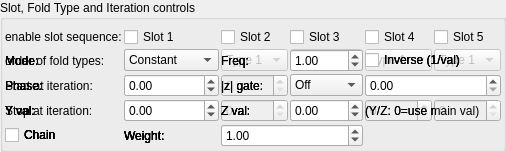
    <widget class="QGroupBox" name="groupBox_3">
     <property name="title">
      <string>Slot, Fold Type and Iteration controls</string>
     </property>
     <layout class="QVBoxLayout" name="verticalLayout_6">
      <property name="leftMargin">
       <number>2</number>
      </property>
      <property name="topMargin">
       <number>2</number>
      </property>
      <property name="rightMargin">
       <number>2</number>
      </property>
      <property name="bottomMargin">
       <number>2</number>
      </property>
      <item>
       <layout class="QGridLayout" name="gridLayout_75">
        <property name="topMargin">
         <number>5</number>
        </property>
        <property name="spacing">
         <number>2</number>
        </property>
        <item row="3" column="2">
         <widget class="MySpinBox" name="spinboxInt_transf_stop_iterations_B">
          <property name="enabled">
           <bool>false</bool>
          </property>
          <property name="sizePolicy">
           <sizepolicy hsizetype="Minimum" vsizetype="Maximum">
            <horstretch>0</horstretch>
            <verstretch>0</verstretch>
           </sizepolicy>
          </property>
          <property name="maximum">
           <number>250</number>
          </property>
         </widget>
        </item>
      <item row="1" column="0">
       <widget class="QLabel"><property name="text"><string>Mode:</string></property></widget>
      </item>
      <item row="1" column="1">
       <widget class="MyComboBox" name="comboBox_transf_multiplier_value_mode_1">
        <item><property name="text"><string notr="true">Constant</string></property></item>
        <item><property name="text"><string notr="true">Sine</string></property></item>
        <item><property name="text"><string notr="true">Ramp</string></property></item>
        <item><property name="text"><string notr="true">Exponential</string></property></item>
        <item><property name="text"><string notr="true">Triangle</string></property></item>
        <item><property name="text"><string notr="true">Square</string></property></item>
        <item><property name="text"><string notr="true">Smoothstep</string></property></item>
        <item><property name="text"><string notr="true">Noise</string></property></item>
        <item><property name="text"><string notr="true">Ping-pong</string></property></item>
        <item><property name="text"><string notr="true">Stepped</string></property></item>
       </widget>
      </item>
      <item row="1" column="2">
       <widget class="QLabel"><property name="text"><string>Freq:</string></property></widget>
      </item>
      <item row="1" column="3">
       <widget class="MyDoubleSpinBox" name="spinbox_transf_multiplier_frequency_1">
        <property name="minimum"><double>0.01</double></property><property name="maximum"><double>100.0</double></property>
        <property name="singleStep"><double>0.1</double></property><property name="value"><double>1.0</double></property>
       </widget>
      </item>
      <item row="1" column="4" colspan="2">
       <widget class="MyCheckBox" name="checkBox_transf_multiplier_inverse_1">
        <property name="text"><string>Inverse (1/val)</string></property>
       </widget>
      </item>
      <item row="2" column="0">
       <widget class="QLabel"><property name="text"><string>Phase:</string></property></widget>
      </item>
      <item row="2" column="1">
       <widget class="MyDoubleSpinBox" name="spinbox_transf_multiplier_phase_1">
        <property name="minimum"><double>-10.0</double></property><property name="maximum"><double>10.0</double></property>
        <property name="singleStep"><double>0.1</double></property><property name="value"><double>0.0</double></property>
       </widget>
      </item>
      <item row="2" column="2">
       <widget class="QLabel"><property name="text"><string>|z| gate:</string></property></widget>
      </item>
      <item row="2" column="3">
       <widget class="MyComboBox" name="comboBox_transf_multiplier_threshold_mode_1">
        <item><property name="text"><string notr="true">Off</string></property></item>
        <item><property name="text"><string notr="true">&gt; thresh</string></property></item>
        <item><property name="text"><string notr="true">&lt; thresh</string></property></item>
       </widget>
      </item>
      <item row="2" column="4" colspan="2">
       <widget class="MyDoubleSpinBox" name="spinbox_transf_multiplier_threshold_1">
        <property name="minimum"><double>0.0</double></property><property name="maximum"><double>1000.0</double></property>
        <property name="singleStep"><double>0.1</double></property><property name="value"><double>0.0</double></property>
       </widget>
      </item>
      <item row="3" column="0">
       <widget class="QLabel"><property name="text"><string>Y val:</string></property></widget>
      </item>
      <item row="3" column="1">
       <widget class="MyDoubleSpinBox" name="spinbox_transf_multiplier_scale_y_1">
        <property name="minimum"><double>-100.0</double></property><property name="maximum"><double>100.0</double></property>
        <property name="singleStep"><double>0.01</double></property><property name="value"><double>0.0</double></property>
       </widget>
      </item>
      <item row="3" column="2">
       <widget class="QLabel"><property name="text"><string>Z val:</string></property></widget>
      </item>
      <item row="3" column="3">
       <widget class="MyDoubleSpinBox" name="spinbox_transf_multiplier_scale_z_1">
        <property name="minimum"><double>-100.0</double></property><property name="maximum"><double>100.0</double></property>
        <property name="singleStep"><double>0.01</double></property><property name="value"><double>0.0</double></property>
       </widget>
      </item>
      <item row="3" column="4" colspan="2">
       <widget class="QLabel"><property name="text"><string notr="true">(Y/Z: 0=use main val)</string></property></widget>
      </item>
      <item row="4" column="0">
       <widget class="MyCheckBox" name="checkBox_transf_multiplier_chain_5">
        <property name="text"><string>Chain</string></property>
       </widget>
      </item>
      <item row="4" column="1">
       <widget class="QLabel"><property name="text"><string>Weight:</string></property></widget>
      </item>
      <item row="4" column="2" colspan="2">
       <widget class="MyDoubleSpinBox" name="spinbox_transf_multiplier_weight_5">
        <property name="minimum"><double>0.0</double></property><property name="maximum"><double>10.0</double></property>
        <property name="singleStep"><double>0.1</double></property><property name="value"><double>1.0</double></property>
       </widget>
      </item>
      <item row="4" column="0">
       <widget class="MyCheckBox" name="checkBox_transf_multiplier_chain_4">
        <property name="text"><string>Chain</string></property>
       </widget>
      </item>
      <item row="4" column="1">
       <widget class="QLabel"><property name="text"><string>Weight:</string></property></widget>
      </item>
      <item row="4" column="2" colspan="2">
       <widget class="MyDoubleSpinBox" name="spinbox_transf_multiplier_weight_4">
        <property name="minimum"><double>0.0</double></property><property name="maximum"><double>10.0</double></property>
        <property name="singleStep"><double>0.1</double></property><property name="value"><double>1.0</double></property>
       </widget>
      </item>
      <item row="4" column="0">
       <widget class="MyCheckBox" name="checkBox_transf_multiplier_chain_3">
        <property name="text"><string>Chain</string></property>
       </widget>
      </item>
      <item row="4" column="1">
       <widget class="QLabel"><property name="text"><string>Weight:</string></property></widget>
      </item>
      <item row="4" column="2" colspan="2">
       <widget class="MyDoubleSpinBox" name="spinbox_transf_multiplier_weight_3">
        <property name="minimum"><double>0.0</double></property><property name="maximum"><double>10.0</double></property>
        <property name="singleStep"><double>0.1</double></property><property name="value"><double>1.0</double></property>
       </widget>
      </item>
      <item row="4" column="0">
       <widget class="MyCheckBox" name="checkBox_transf_multiplier_chain_2">
        <property name="text"><string>Chain</string></property>
       </widget>
      </item>
      <item row="4" column="1">
       <widget class="QLabel"><property name="text"><string>Weight:</string></property></widget>
      </item>
      <item row="4" column="2" colspan="2">
       <widget class="MyDoubleSpinBox" name="spinbox_transf_multiplier_weight_2">
        <property name="minimum"><double>0.0</double></property><property name="maximum"><double>10.0</double></property>
        <property name="singleStep"><double>0.1</double></property><property name="value"><double>1.0</double></property>
       </widget>
      </item>
      <item row="4" column="0">
       <widget class="MyCheckBox" name="checkBox_transf_multiplier_chain_1">
        <property name="text"><string>Chain</string></property>
       </widget>
      </item>
      <item row="4" column="1">
       <widget class="QLabel"><property name="text"><string>Weight:</string></property></widget>
      </item>
      <item row="4" column="2" colspan="2">
       <widget class="MyDoubleSpinBox" name="spinbox_transf_multiplier_weight_1">
        <property name="minimum"><double>0.0</double></property><property name="maximum"><double>10.0</double></property>
        <property name="singleStep"><double>0.1</double></property><property name="value"><double>1.0</double></property>
       </widget>
      </item>
        <item row="1" column="3">
         <widget class="MyComboBox" name="comboBox_surfFolds_order_of_folds_3">
          <property name="enabled">
           <bool>false</bool>
          </property>
          <item>
           <property name="text">
            <string>Type 1</string>
           </property>
          </item>
          <item>
           <property name="text">
            <string>Type 2</string>
           </property>
          </item>
          <item>
           <property name="text">
            <string>Type 3</string>
           </property>
          </item>
          <item>
           <property name="text">
            <string>Type 4</string>
           </property>
          </item>
          <item>
           <property name="text">
            <string>Type 5</string>
           </property>
          </item>
         </widget>
        </item>
        <item row="1" column="5">
         <widget class="MyComboBox" name="comboBox_surfFolds_order_of_folds_5">
          <property name="enabled">
           <bool>false</bool>
          </property>
          <item>
           <property name="text">
            <string>Type 1</string>
           </property>
          </item>
          <item>
           <property name="text">
            <string>Type 2</string>
           </property>
          </item>
          <item>
           <property name="text">
            <string>Type 3</string>
           </property>
          </item>
          <item>
           <property name="text">
            <string>Type 4</string>
           </property>
          </item>
          <item>
           <property name="text">
            <string>Type 5</string>
           </property>
          </item>
         </widget>
        </item>
        <item row="1" column="4">
         <widget class="MyComboBox" name="comboBox_surfFolds_order_of_folds_4">
          <property name="enabled">
           <bool>false</bool>
          </property>
          <item>
           <property name="text">
            <string>Type 1</string>
           </property>
          </item>
          <item>
           <property name="text">
            <string>Type 2</string>
           </property>
          </item>
          <item>
           <property name="text">
            <string>Type 3</string>
           </property>
          </item>
          <item>
           <property name="text">
            <string>Type 4</string>
           </property>
          </item>
          <item>
           <property name="text">
            <string>Type 5</string>
           </property>
          </item>
         </widget>
        </item>
        <item row="1" column="2">
         <widget class="MyComboBox" name="comboBox_surfFolds_order_of_folds_2">
          <property name="enabled">
           <bool>false</bool>
          </property>
          <item>
           <property name="text">
            <string>Type 1</string>
           </property>
          </item>
          <item>
           <property name="text">
            <string>Type 2</string>
           </property>
          </item>
          <item>
           <property name="text">
            <string>Type 3</string>
           </property>
          </item>
          <item>
           <property name="text">
            <string>Type 4</string>
           </property>
          </item>
          <item>
           <property name="text">
            <string>Type 5</string>
           </property>
          </item>
         </widget>
        </item>
        <item row="0" column="4">
         <widget class="MyCheckBox" name="checkBox_transf_function_enabledBx_false">
          <property name="text">
           <string>Slot 4</string>
          </property>
         </widget>
        </item>
        <item row="1" column="0">
         <widget class="QLabel" name="label_10">
          <property name="text">
           <string>order of fold types:</string>
          </property>
         </widget>
        </item>
        <item row="1" column="1">
         <widget class="MyComboBox" name="comboBox_surfFolds_order_of_folds_1">
          <property name="enabled">
           <bool>false</bool>
          </property>
          <item>
           <property name="text">
            <string>Type 1</string>
           </property>
          </item>
          <item>
           <property name="text">
            <string>Type 2</string>
           </property>
          </item>
          <item>
           <property name="text">
            <string>Type 3</string>
           </property>
          </item>
          <item>
           <property name="text">
            <string>Type 4</string>
           </property>
          </item>
          <item>
           <property name="text">
            <string>Type 5</string>
           </property>
          </item>
         </widget>
        </item>
        <item row="0" column="3">
         <widget class="MyCheckBox" name="checkBox_transf_function_enabledAz_false">
          <property name="text">
           <string>Slot 3</string>
          </property>
         </widget>
        </item>
        <item row="0" column="5">
         <widget class="MyCheckBox" name="checkBox_transf_function_enabledBy_false">
          <property name="text">
           <string>Slot 5</string>
          </property>
         </widget>
        </item>
        <item row="0" column="2">
         <widget class="MyCheckBox" name="checkBox_transf_function_enabledAy_false">
          <property name="text">
           <string>Slot 2</string>
          </property>
         </widget>
        </item>
        <item row="2" column="1">
         <widget class="MySpinBox" name="spinboxInt_transf_start_iterations_A">
          <property name="enabled">
           <bool>false</bool>
          </property>
          <property name="sizePolicy">
           <sizepolicy hsizetype="Minimum" vsizetype="Maximum">
            <horstretch>0</horstretch>
            <verstretch>0</verstretch>
           </sizepolicy>
          </property>
          <property name="maximum">
           <number>250</number>
          </property>
         </widget>
        </item>
        <item row="3" column="0">
         <widget class="QLabel" name="label_14">
          <property name="text">
           <string>Stop at iteration:</string>
          </property>
         </widget>
        </item>
        <item row="2" column="2">
         <widget class="MySpinBox" name="spinboxInt_transf_start_iterations_B">
          <property name="enabled">
           <bool>false</bool>
          </property>
          <property name="sizePolicy">
           <sizepolicy hsizetype="Minimum" vsizetype="Maximum">
            <horstretch>0</horstretch>
            <verstretch>0</verstretch>
           </sizepolicy>
          </property>
          <property name="maximum">
           <number>250</number>
          </property>
         </widget>
        </item>
        <item row="2" column="3">
         <widget class="MySpinBox" name="spinboxInt_transf_start_iterations_C">
          <property name="enabled">
           <bool>false</bool>
          </property>
          <property name="sizePolicy">
           <sizepolicy hsizetype="Minimum" vsizetype="Maximum">
            <horstretch>0</horstretch>
            <verstretch>0</verstretch>
           </sizepolicy>
          </property>
          <property name="maximum">
           <number>250</number>
          </property>
         </widget>
        </item>
        <item row="3" column="1">
         <widget class="MySpinBox" name="spinboxInt_transf_stop_iterations_A">
          <property name="enabled">
           <bool>false</bool>
          </property>
          <property name="sizePolicy">
           <sizepolicy hsizetype="Minimum" vsizetype="Maximum">
            <horstretch>0</horstretch>
            <verstretch>0</verstretch>
           </sizepolicy>
          </property>
          <property name="maximum">
           <number>250</number>
          </property>
         </widget>
        </item>
        <item row="2" column="4">
         <widget class="MySpinBox" name="spinboxInt_transf_start_iterations_D">
          <property name="enabled">
           <bool>false</bool>
          </property>
          <property name="sizePolicy">
           <sizepolicy hsizetype="Minimum" vsizetype="Maximum">
            <horstretch>0</horstretch>
            <verstretch>0</verstretch>
           </sizepolicy>
          </property>
          <property name="maximum">
           <number>250</number>
          </property>
         </widget>
        </item>
        <item row="2" column="5">
         <widget class="MySpinBox" name="spinboxInt_transf_start_iterations_E">
          <property name="enabled">
           <bool>false</bool>
          </property>
          <property name="sizePolicy">
           <sizepolicy hsizetype="Minimum" vsizetype="Maximum">
            <horstretch>0</horstretch>
            <verstretch>0</verstretch>
           </sizepolicy>
          </property>
          <property name="maximum">
           <number>250</number>
          </property>
         </widget>
        </item>
        <item row="3" column="3">
         <widget class="MySpinBox" name="spinboxInt_transf_stop_iterations_C">
          <property name="enabled">
           <bool>false</bool>
          </property>
          <property name="sizePolicy">
           <sizepolicy hsizetype="Minimum" vsizetype="Maximum">
            <horstretch>0</horstretch>
            <verstretch>0</verstretch>
           </sizepolicy>
          </property>
          <property name="maximum">
           <number>250</number>
          </property>
         </widget>
        </item>
      <item row="1" column="0">
       <widget class="QLabel"><property name="text"><string>Mode:</string></property></widget>
      </item>
      <item row="1" column="1">
       <widget class="MyComboBox" name="comboBox_transf_multiplier_value_mode_2">
        <item><property name="text"><string notr="true">Constant</string></property></item>
        <item><property name="text"><string notr="true">Sine</string></property></item>
        <item><property name="text"><string notr="true">Ramp</string></property></item>
        <item><property name="text"><string notr="true">Exponential</string></property></item>
        <item><property name="text"><string notr="true">Triangle</string></property></item>
        <item><property name="text"><string notr="true">Square</string></property></item>
        <item><property name="text"><string notr="true">Smoothstep</string></property></item>
        <item><property name="text"><string notr="true">Noise</string></property></item>
        <item><property name="text"><string notr="true">Ping-pong</string></property></item>
        <item><property name="text"><string notr="true">Stepped</string></property></item>
       </widget>
      </item>
      <item row="1" column="2">
       <widget class="QLabel"><property name="text"><string>Freq:</string></property></widget>
      </item>
      <item row="1" column="3">
       <widget class="MyDoubleSpinBox" name="spinbox_transf_multiplier_frequency_2">
        <property name="minimum"><double>0.01</double></property><property name="maximum"><double>100.0</double></property>
        <property name="singleStep"><double>0.1</double></property><property name="value"><double>1.0</double></property>
       </widget>
      </item>
      <item row="1" column="4" colspan="2">
       <widget class="MyCheckBox" name="checkBox_transf_multiplier_inverse_2">
        <property name="text"><string>Inverse (1/val)</string></property>
       </widget>
      </item>
      <item row="2" column="0">
       <widget class="QLabel"><property name="text"><string>Phase:</string></property></widget>
      </item>
      <item row="2" column="1">
       <widget class="MyDoubleSpinBox" name="spinbox_transf_multiplier_phase_2">
        <property name="minimum"><double>-10.0</double></property><property name="maximum"><double>10.0</double></property>
        <property name="singleStep"><double>0.1</double></property><property name="value"><double>0.0</double></property>
       </widget>
      </item>
      <item row="2" column="2">
       <widget class="QLabel"><property name="text"><string>|z| gate:</string></property></widget>
      </item>
      <item row="2" column="3">
       <widget class="MyComboBox" name="comboBox_transf_multiplier_threshold_mode_2">
        <item><property name="text"><string notr="true">Off</string></property></item>
        <item><property name="text"><string notr="true">&gt; thresh</string></property></item>
        <item><property name="text"><string notr="true">&lt; thresh</string></property></item>
       </widget>
      </item>
      <item row="2" column="4" colspan="2">
       <widget class="MyDoubleSpinBox" name="spinbox_transf_multiplier_threshold_2">
        <property name="minimum"><double>0.0</double></property><property name="maximum"><double>1000.0</double></property>
        <property name="singleStep"><double>0.1</double></property><property name="value"><double>0.0</double></property>
       </widget>
      </item>
      <item row="3" column="0">
       <widget class="QLabel"><property name="text"><string>Y val:</string></property></widget>
      </item>
      <item row="3" column="1">
       <widget class="MyDoubleSpinBox" name="spinbox_transf_multiplier_scale_y_2">
        <property name="minimum"><double>-100.0</double></property><property name="maximum"><double>100.0</double></property>
        <property name="singleStep"><double>0.01</double></property><property name="value"><double>0.0</double></property>
       </widget>
      </item>
      <item row="3" column="2">
       <widget class="QLabel"><property name="text"><string>Z val:</string></property></widget>
      </item>
      <item row="3" column="3">
       <widget class="MyDoubleSpinBox" name="spinbox_transf_multiplier_scale_z_2">
        <property name="minimum"><double>-100.0</double></property><property name="maximum"><double>100.0</double></property>
        <property name="singleStep"><double>0.01</double></property><property name="value"><double>0.0</double></property>
       </widget>
      </item>
      <item row="3" column="4" colspan="2">
       <widget class="QLabel"><property name="text"><string notr="true">(Y/Z: 0=use main val)</string></property></widget>
      </item>
        <item row="3" column="4">
         <widget class="MySpinBox" name="spinboxInt_transf_stop_iterations_D">
          <property name="enabled">
           <bool>false</bool>
          </property>
          <property name="sizePolicy">
           <sizepolicy hsizetype="Minimum" vsizetype="Maximum">
            <horstretch>0</horstretch>
            <verstretch>0</verstretch>
           </sizepolicy>
          </property>
          <property name="maximum">
           <number>250</number>
          </property>
         </widget>
        </item>
      <item row="1" column="0">
       <widget class="QLabel"><property name="text"><string>Mode:</string></property></widget>
      </item>
      <item row="1" column="1">
       <widget class="MyComboBox" name="comboBox_transf_multiplier_value_mode_3">
        <item><property name="text"><string notr="true">Constant</string></property></item>
        <item><property name="text"><string notr="true">Sine</string></property></item>
        <item><property name="text"><string notr="true">Ramp</string></property></item>
        <item><property name="text"><string notr="true">Exponential</string></property></item>
        <item><property name="text"><string notr="true">Triangle</string></property></item>
        <item><property name="text"><string notr="true">Square</string></property></item>
        <item><property name="text"><string notr="true">Smoothstep</string></property></item>
        <item><property name="text"><string notr="true">Noise</string></property></item>
        <item><property name="text"><string notr="true">Ping-pong</string></property></item>
        <item><property name="text"><string notr="true">Stepped</string></property></item>
       </widget>
      </item>
      <item row="1" column="2">
       <widget class="QLabel"><property name="text"><string>Freq:</string></property></widget>
      </item>
      <item row="1" column="3">
       <widget class="MyDoubleSpinBox" name="spinbox_transf_multiplier_frequency_3">
        <property name="minimum"><double>0.01</double></property><property name="maximum"><double>100.0</double></property>
        <property name="singleStep"><double>0.1</double></property><property name="value"><double>1.0</double></property>
       </widget>
      </item>
      <item row="1" column="4" colspan="2">
       <widget class="MyCheckBox" name="checkBox_transf_multiplier_inverse_3">
        <property name="text"><string>Inverse (1/val)</string></property>
       </widget>
      </item>
      <item row="2" column="0">
       <widget class="QLabel"><property name="text"><string>Phase:</string></property></widget>
      </item>
      <item row="2" column="1">
       <widget class="MyDoubleSpinBox" name="spinbox_transf_multiplier_phase_3">
        <property name="minimum"><double>-10.0</double></property><property name="maximum"><double>10.0</double></property>
        <property name="singleStep"><double>0.1</double></property><property name="value"><double>0.0</double></property>
       </widget>
      </item>
      <item row="2" column="2">
       <widget class="QLabel"><property name="text"><string>|z| gate:</string></property></widget>
      </item>
      <item row="2" column="3">
       <widget class="MyComboBox" name="comboBox_transf_multiplier_threshold_mode_3">
        <item><property name="text"><string notr="true">Off</string></property></item>
        <item><property name="text"><string notr="true">&gt; thresh</string></property></item>
        <item><property name="text"><string notr="true">&lt; thresh</string></property></item>
       </widget>
      </item>
      <item row="2" column="4" colspan="2">
       <widget class="MyDoubleSpinBox" name="spinbox_transf_multiplier_threshold_3">
        <property name="minimum"><double>0.0</double></property><property name="maximum"><double>1000.0</double></property>
        <property name="singleStep"><double>0.1</double></property><property name="value"><double>0.0</double></property>
       </widget>
      </item>
      <item row="3" column="0">
       <widget class="QLabel"><property name="text"><string>Y val:</string></property></widget>
      </item>
      <item row="3" column="1">
       <widget class="MyDoubleSpinBox" name="spinbox_transf_multiplier_scale_y_3">
        <property name="minimum"><double>-100.0</double></property><property name="maximum"><double>100.0</double></property>
        <property name="singleStep"><double>0.01</double></property><property name="value"><double>0.0</double></property>
       </widget>
      </item>
      <item row="3" column="2">
       <widget class="QLabel"><property name="text"><string>Z val:</string></property></widget>
      </item>
      <item row="3" column="3">
       <widget class="MyDoubleSpinBox" name="spinbox_transf_multiplier_scale_z_3">
        <property name="minimum"><double>-100.0</double></property><property name="maximum"><double>100.0</double></property>
        <property name="singleStep"><double>0.01</double></property><property name="value"><double>0.0</double></property>
       </widget>
      </item>
      <item row="3" column="4" colspan="2">
       <widget class="QLabel"><property name="text"><string notr="true">(Y/Z: 0=use main val)</string></property></widget>
      </item>
        <item row="3" column="5">
         <widget class="MySpinBox" name="spinboxInt_transf_stop_iterations_E">
          <property name="enabled">
           <bool>false</bool>
          </property>
          <property name="sizePolicy">
           <sizepolicy hsizetype="Minimum" vsizetype="Maximum">
            <horstretch>0</horstretch>
            <verstretch>0</verstretch>
           </sizepolicy>
          </property>
          <property name="maximum">
           <number>250</number>
          </property>
         </widget>
        </item>
      <item row="1" column="0">
       <widget class="QLabel"><property name="text"><string>Mode:</string></property></widget>
      </item>
      <item row="1" column="1">
       <widget class="MyComboBox" name="comboBox_transf_multiplier_value_mode_4">
        <item><property name="text"><string notr="true">Constant</string></property></item>
        <item><property name="text"><string notr="true">Sine</string></property></item>
        <item><property name="text"><string notr="true">Ramp</string></property></item>
        <item><property name="text"><string notr="true">Exponential</string></property></item>
        <item><property name="text"><string notr="true">Triangle</string></property></item>
        <item><property name="text"><string notr="true">Square</string></property></item>
        <item><property name="text"><string notr="true">Smoothstep</string></property></item>
        <item><property name="text"><string notr="true">Noise</string></property></item>
        <item><property name="text"><string notr="true">Ping-pong</string></property></item>
        <item><property name="text"><string notr="true">Stepped</string></property></item>
       </widget>
      </item>
      <item row="1" column="2">
       <widget class="QLabel"><property name="text"><string>Freq:</string></property></widget>
      </item>
      <item row="1" column="3">
       <widget class="MyDoubleSpinBox" name="spinbox_transf_multiplier_frequency_4">
        <property name="minimum"><double>0.01</double></property><property name="maximum"><double>100.0</double></property>
        <property name="singleStep"><double>0.1</double></property><property name="value"><double>1.0</double></property>
       </widget>
      </item>
      <item row="1" column="4" colspan="2">
       <widget class="MyCheckBox" name="checkBox_transf_multiplier_inverse_4">
        <property name="text"><string>Inverse (1/val)</string></property>
       </widget>
      </item>
      <item row="2" column="0">
       <widget class="QLabel"><property name="text"><string>Phase:</string></property></widget>
      </item>
      <item row="2" column="1">
       <widget class="MyDoubleSpinBox" name="spinbox_transf_multiplier_phase_4">
        <property name="minimum"><double>-10.0</double></property><property name="maximum"><double>10.0</double></property>
        <property name="singleStep"><double>0.1</double></property><property name="value"><double>0.0</double></property>
       </widget>
      </item>
      <item row="2" column="2">
       <widget class="QLabel"><property name="text"><string>|z| gate:</string></property></widget>
      </item>
      <item row="2" column="3">
       <widget class="MyComboBox" name="comboBox_transf_multiplier_threshold_mode_4">
        <item><property name="text"><string notr="true">Off</string></property></item>
        <item><property name="text"><string notr="true">&gt; thresh</string></property></item>
        <item><property name="text"><string notr="true">&lt; thresh</string></property></item>
       </widget>
      </item>
      <item row="2" column="4" colspan="2">
       <widget class="MyDoubleSpinBox" name="spinbox_transf_multiplier_threshold_4">
        <property name="minimum"><double>0.0</double></property><property name="maximum"><double>1000.0</double></property>
        <property name="singleStep"><double>0.1</double></property><property name="value"><double>0.0</double></property>
       </widget>
      </item>
      <item row="3" column="0">
       <widget class="QLabel"><property name="text"><string>Y val:</string></property></widget>
      </item>
      <item row="3" column="1">
       <widget class="MyDoubleSpinBox" name="spinbox_transf_multiplier_scale_y_4">
        <property name="minimum"><double>-100.0</double></property><property name="maximum"><double>100.0</double></property>
        <property name="singleStep"><double>0.01</double></property><property name="value"><double>0.0</double></property>
       </widget>
      </item>
      <item row="3" column="2">
       <widget class="QLabel"><property name="text"><string>Z val:</string></property></widget>
      </item>
      <item row="3" column="3">
       <widget class="MyDoubleSpinBox" name="spinbox_transf_multiplier_scale_z_4">
        <property name="minimum"><double>-100.0</double></property><property name="maximum"><double>100.0</double></property>
        <property name="singleStep"><double>0.01</double></property><property name="value"><double>0.0</double></property>
       </widget>
      </item>
      <item row="3" column="4" colspan="2">
       <widget class="QLabel"><property name="text"><string notr="true">(Y/Z: 0=use main val)</string></property></widget>
      </item>
        <item row="2" column="0">
         <widget class="QLabel" name="label_13">
          <property name="text">
           <string>Start at iteration:</string>
          </property>
         </widget>
        </item>
        <item row="0" column="0">
         <widget class="QLabel" name="label_7">
          <property name="text">
           <string>enable slot sequence:</string>
          </property>
         </widget>
        </item>
        <item row="0" column="1">
         <widget class="MyCheckBox" name="checkBox_transf_function_enabledAx">
          <property name="text">
           <string>Slot 1</string>
          </property>
         </widget>
        </item>
       </layout>
      </item>
     </layout>
    </widget>
